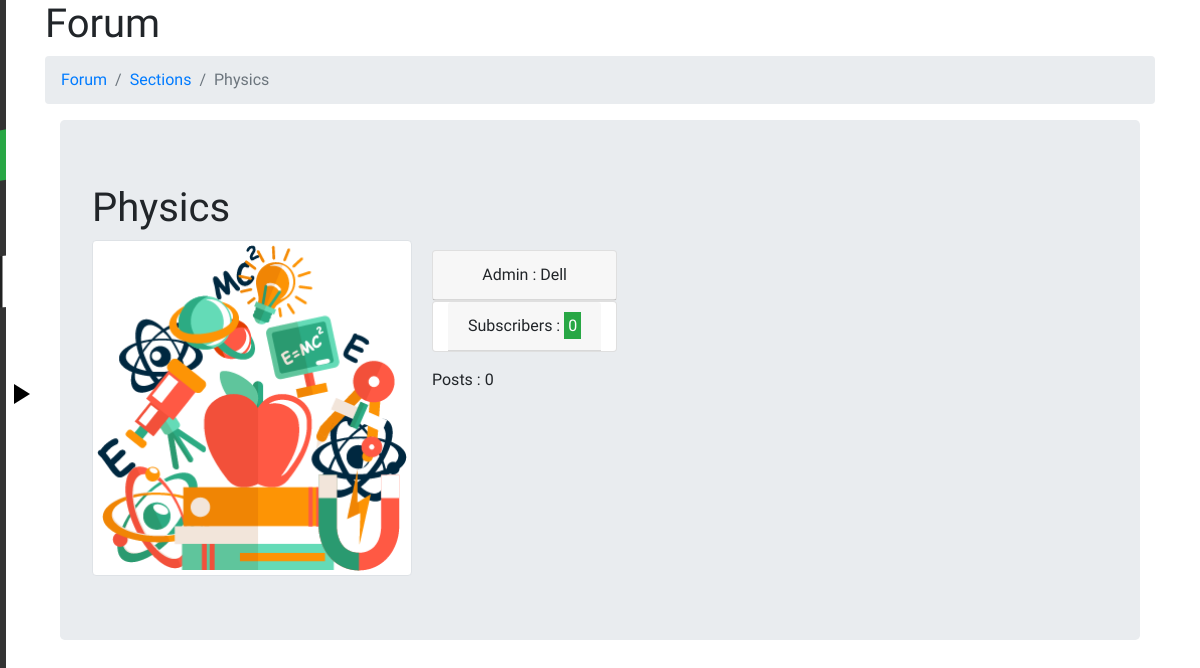
The app's page /forum/sections/physics/ (signed in), older data.
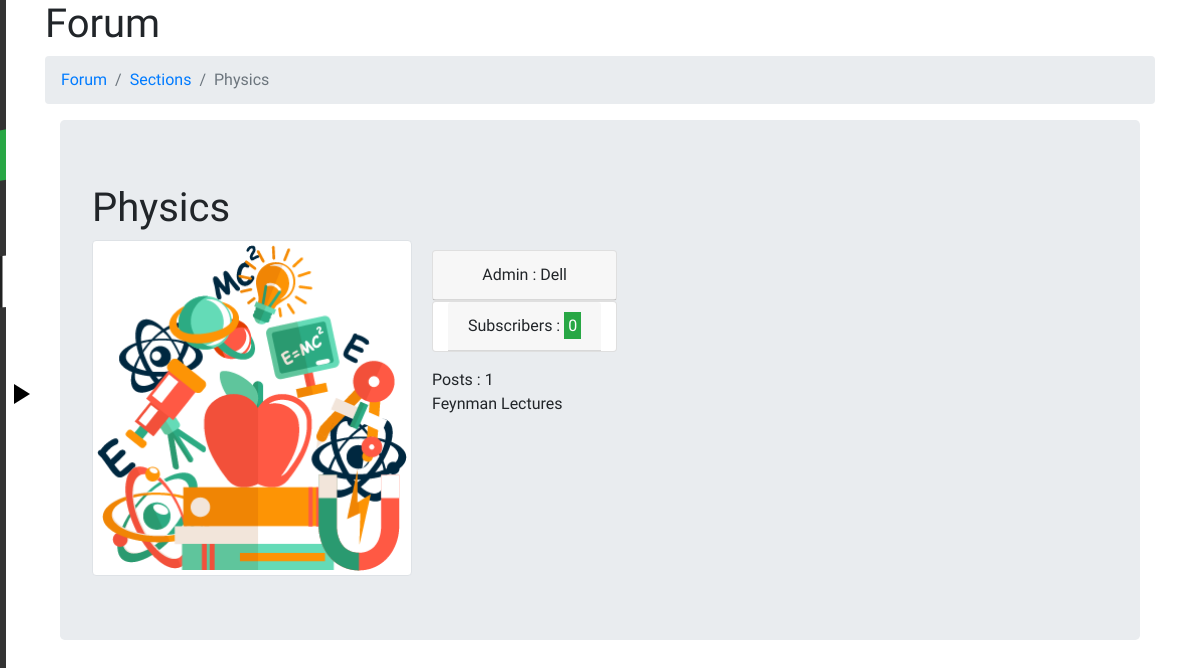
The same page, newer data.
### forum/models.py (models this page shows, shortened)
class ForumSection(models.Model):
    name=models.CharField(max_length=75)
    admin=models.ForeignKey(User,on_delete=models.CASCADE,default=1,related_name="ForumSection_admin")
    picture_link=models.CharField(max_length=250,default="default_section.png")
    section_link = models.SlugField(null=True, blank=True)
    subscribers=models.ManyToManyField(User,related_name="ForumSection_subscribers")

class Post(models.Model):
    title=models.CharField(max_length=250)
    author=models.ForeignKey(User,on_delete=models.CASCADE,default=1)
    section=models.ForeignKey(ForumSection,on_delete=models.CASCADE)
    content=models.TextField()

### forum/views.py (the view)
# urls.py: re_path(r'^sections/(?P<section_link>[\w-]+)/$',ForumSectionDetailView.as_view(),name="sections"),
class ForumSectionDetailView(LoginRequiredMixin,DetailView):
    def get_object(self):
        section_link=self.kwargs.get("section_link")
        obj=get_object_or_404(ForumSection,section_link=section_link)
        return obj
    def get_context_data(self, *args,**kwargs):
        context = super().get_context_data(*args,**kwargs)
        context.update({'forum': True, 'logged_in': True, 'explore': True})
        return context
    template_name = "forum/forum_detail.html"

### forum/templates/forum/forum_detail.html (shortened to what this page needs)
{% extends 'home/includes/base1.html' %}
{% block content1 %}
    {% load staticfiles %}
    <link rel="stylesheet" href="{% static '/home/css/meny.css' %}" />
    <link rel="stylesheet" href="{% static '/forum/css/forum_main.css' %}" />
{% endblock content1 %}
{% block body %}
    {% include 'home/includes/navbar.html' %}
    <div class="contents">
        <div class="container">
            <h1 class="">Forum</h1>
            <nav aria-label="breadcrumb">
              <ol class="breadcrumb">
                <li class="breadcrumb-item"><a href="{% url 'forum:index' %}">Forum</a></li>
                <li class="breadcrumb-item"><a href="{% url 'forum:explore' %}">Sections</a></li>
                <li class="breadcrumb-item active">{{ object.name }}</li>
              </ol>
        </nav>
            <div class="container">
                <div class="jumbotron clearfix">
                    <header><h1>{{ object.name }}</h1></header>
                    <img src="{% load static %}{% static 'forum/images/'|add:object.picture_link %}" class="float-left img-thumbnail img_detail"/>
                    <div class="float-left section_desc">
                                <div class="card">
                                    <span class="admin card-header text-capitalize text-center">Admin : {{ object.admin }}</span>
                                </div>
                                <ul class="card container-fluid">
                                    <div class="card-header text-center">Subscribers : <span class="badge-success p-1">{{ object.subscribers.all.count }}</span></div>
                                </ul>
                            <ul>
                                    <div>Posts : {{ object.post_set.all.count }}</div>
                                    {% for a in object.post_set.all %}
                                        <li>{{ a.title }}
                                        </li>
                                    {% endfor %}
                            </ul>
                    </div>
                </div>
            </div>
    </div>
        <script src="{% load static %}{% static "forum/js/forum.js" %}" type="text/javascript"></script>
{% endblock body %}

### home/templates/home/includes/base1.html (shortened to what this page needs)
<!doctype html>
<html lang="en">
  <head>
    {% load staticfiles %}
    <link rel="stylesheet" href="{% static 'home/css/bootstrap.min.css'%}"/>
      {% block content1 %}{% endblock content1 %}
  </head>
  <body>
    {% block body %}
    {% endblock %}
    {% load staticfiles %}
  </body>
</html>

### home/templates/home/includes/navbar.html (shortened to what this page needs)
{% block content %}
    <div class="meny">
            <div class="logo_div_nav">
                    {% load staticfiles %}<img class="logo_nav" src="{% static 'home/images/logo-small.png' %}"/>
            </div>
			<h2 class="navbar_header">Menu</h2>
            {% if explore %}
                <ul class="navbar_ul">
                    <li>
                        <form method="get" action="{%  url 'forum:search'%}" class="e_search_group" autocomplete="off">
                                    <div class="input-group">
                                        <button class="btn btn-lg btn-success e_search_button" type="submit">
                                        </button>
                                    </div>
                        </form>
                    </li>
                </ul>
            {% endif %}
			<ul class="navbar_ul">
                 <a href="{% url 'home:index' %}" class="navbar_li_a">
                    <li class="navbar_li {% if home %}selected{% endif %}">
                    </li>
                 </a>
                <a href="{% url 'forum:index'%}" class="navbar_li_a">
				<li class="navbar_li {% if forum %}selected{% endif %}">
                </li>
                </a>
                <a href="{% url 'minefield:index' %}" class="navbar_li_a">
                    <li class="navbar_li {% if about %}selected{% endif %}">
                            {% load staticfiles %}<img src="{% static 'forum/images/minefield_nav.svg' %}" class="minefield_logo_nav" style="width:25px;height:25px;color:white"/>
                    </li>
                </a>
                {% if not logged_in %}
                    <a href="{% url 'accounts:login'%}" class="navbar_li_a">
                        <li class="navbar_li {% if login %}selected{% endif %}">
                        <svg class="icon icon-key"><use xlink:href="#icon-key"></use></svg>
                        <span class="navbar_li_text">&nbsp;Login</span>
                        </li>
                    </a>
                {% else %}
                    <a href="{% url 'accounts:logout'%}" class="navbar_li_a">
                        <li class="navbar_li {% if login %}selected{% endif %}">
                        </li>
                    </a>
                {% endif %}
                <a href="{% url 'home:about' %}" class="navbar_li_a">
                    <li class="navbar_li {% if about %}selected{% endif %}">
                    </li>
                </a>
			</ul>
    </div>
    <div class="meny-arrow"></div>
{% endblock %}

### home/static/home/css/meny.css (style rules this page uses)
html, body { height: 100%; overflow:auto; }
.meny { display: none; overflow: auto; background: #333; color: #eee; -webkit-box-sizing: border-box; -moz-box-sizing: border-box; box-sizing: border-box; }
.meny-arrow { position: absolute; z-index: 10; border: 10px solid transparent; -webkit-transition: opacity 0.4s ease 0.4s; -moz-transition: opacity 0.4s ease 0.4s; -ms-transition: opacity 0.4s ease 0.4s; -o-transition: opacity 0.4s ease 0.4s; transition: opacity 0.4s ease 0.4s; }
.meny-left .meny-arrow { left: 14px; top: 50%; margin-top: -16px; border-left: 16px solid #fff; }
.contents { position:fixed; width: 100%; height: 100%; overflow-y: auto; -webkit-overflow-scrolling: touch; -webkit-transform-style: preserve-3d; -webkit-box-sizing: border-box; -moz-box-sizing: border-box; box-sizing: border-box; }

### forum/static/forum/css/forum_main.css (style rules this page uses)
@media (min-width:355px) { .img_detail { width:320px; } }
* { margin:0; padding:0; }
ul { list-style: none; }
body { font-family:'Share Tech'; background-color: #fff; }
.navbar_header { padding:5px 0px 5px 5px; font-family:'Share Tech'; text-decoration:underline; }
.navbar_li { padding:10px 0 10px 10px; margin:7px 0 7px 0px; }
.selected { background-color: #202121; border-right:4px solid #fff; }
.meny-left .meny-arrow { left: 14px; top: 50%; margin-top: -16px; border-left: 16px solid #000; }
.navbar_li_a { color:#fff; -webkit-transition: all .2s ease-in-out; -moz-transition: all .2s ease-in-out; transition: all .2s ease-in-out; }
.e_search_button { width:20%; border-radius:0; }
.section_desc { padding:10px; margin:0 10px; }

Row changes from the older to the newer data that the page shows:
computed for ForumSection "Physics": post_set.all.count "0" → "1"
added Post: title "Feynman Lectures"
